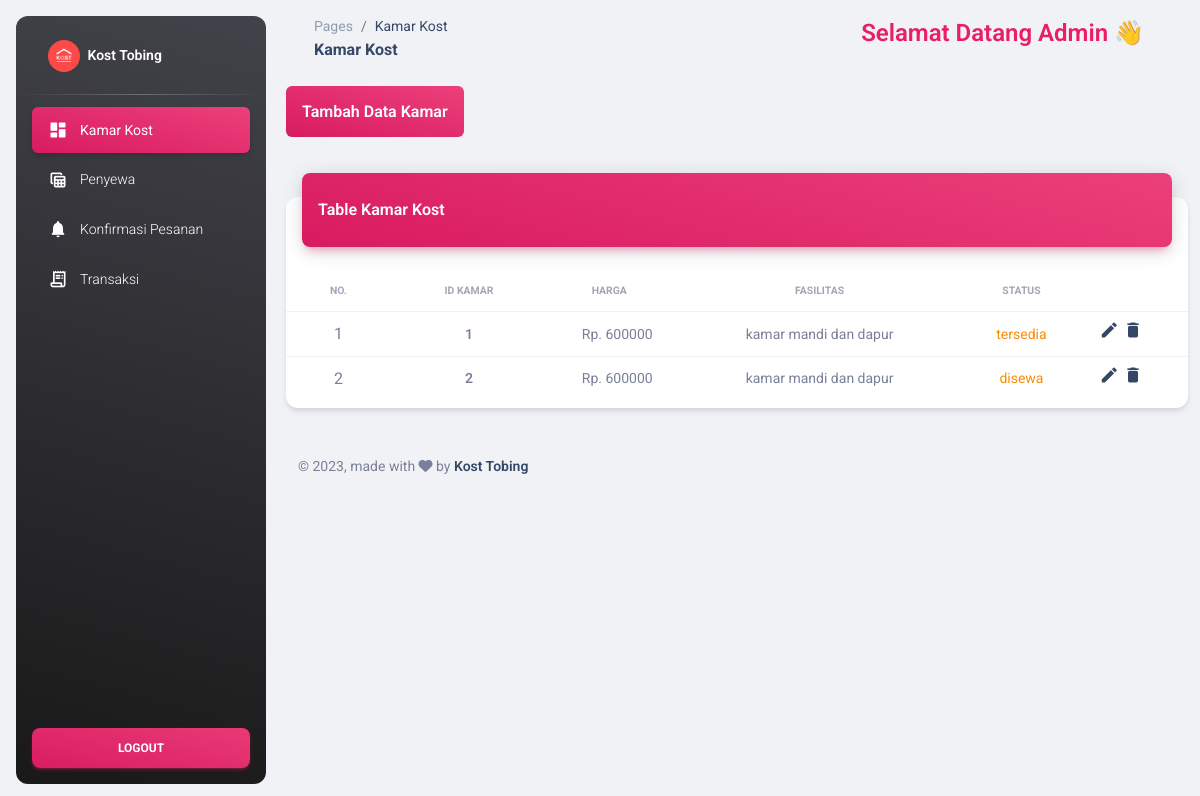
/admin/pages/kamar.php (signed in), run on the app's committed database.
### tables this page shows
CREATE TABLE `kamar_kost` (
  `id_kamar` int(11) NOT NULL,
  `harga_sewa` int(11) DEFAULT NULL,
  `fasilitas` varchar(225) DEFAULT NULL,
  `status` enum('tersedia','disewa') DEFAULT NULL
);

### admin/pages/kamar.php (the view, shortened to what this page needs)
<?php
require "functions/functions.php";
$query = "SELECT * FROM kamar_kost";
$hasil = $conn->query($query);
?>
<!DOCTYPE html>
<html lang="en">
<head>
  <link href="../assets/css/nucleo-icons.css" rel="stylesheet" />
  <link href="../assets/css/nucleo-svg.css" rel="stylesheet" />
  <link id="pagestyle" href="../assets/css/material-dashboard.css?v=3.1.0" rel="stylesheet" />
</head>
<body class="g-sidenav-show  bg-gray-200">
  <aside class="sidenav navbar navbar-vertical navbar-expand-xs border-0 border-radius-xl my-3 fixed-start ms-3   bg-gradient-dark" id="sidenav-main">
    <div class="sidenav-header">
      <a class="navbar-brand m-0" href=" https://demos.creative-tim.com/material-dashboard/pages/dashboard " target="_blank">
        <img src="../assets/img/logo-kost.jpg" class="navbar-brand-img h-100 rounded-circle" alt="main_logo">
        <span class="ms-1 font-weight-bold text-white">Kost Tobing</span>
      </a>
    </div>
    <hr class="horizontal light mt-0 mb-2">
    <div class="collapse navbar-collapse  w-auto " id="sidenav-collapse-main">
      <ul class="navbar-nav">
        <li class="nav-item">
          <a class="nav-link text-white active bg-gradient-primary" href="kamar.php">
            <div class="text-white text-center me-2 d-flex align-items-center justify-content-center">
              <i class="material-icons opacity-10">dashboard</i>
            </div>
            <span class="nav-link-text ms-1">Kamar Kost</span>
          </a>
        </li>
        <li class="nav-item">
          <a class="nav-link text-white" href="penyewa.php">
            <div class="text-white text-center me-2 d-flex align-items-center justify-content-center">
              <i class="material-icons opacity-10">table_view</i>
            </div>
            <span class="nav-link-text ms-1">Penyewa</span>
          </a>
        </li>
        <li class="nav-item">
          <a class="nav-link text-white " href="konfirmasi.php">
            <div class="text-white text-center me-2 d-flex align-items-center justify-content-center">
              <i class="material-icons opacity-10">notifications</i>
            </div>
            <span class="nav-link-text ms-1">Konfirmasi Pesanan</span>
          </a>
        </li>
        <li class="nav-item">
          <a class="nav-link text-white " href="transaksi.php">
            <div class="text-white text-center me-2 d-flex align-items-center justify-content-center">
              <i class="material-icons opacity-10">receipt_long</i>
            </div>
            <span class="nav-link-text ms-1">Transaksi</span>
          </a>
        </li>
      </ul>
    </div>
    <div class="sidenav-footer position-absolute w-100 bottom-0 ">
      <div class="mx-3">
        <a class="btn bg-gradient-primary w-100" href="logout.php" type="button" onclick=" return confirm ('Yakin ingin logout ?');">Logout</a>
      </div>
    </div>
  </aside>
  <main class="main-content position-relative max-height-vh-100 h-100 border-radius-lg ">
    <nav class="navbar navbar-main navbar-expand-lg px-0 mx-4 shadow-none border-radius-xl" id="navbarBlur" data-scroll="true">
      <div class="container-fluid py-1 px-3">
        <nav aria-label="breadcrumb">
          <ol class="breadcrumb bg-transparent mb-0 pb-0 pt-1 px-0 me-sm-6 me-5">
            <li class="breadcrumb-item text-sm"><a class="opacity-5 text-dark" href="javascript:;">Pages</a></li>
            <li class="breadcrumb-item text-sm text-dark active" aria-current="page">Kamar Kost</li>
          </ol>
          <h6 class="font-weight-bolder mb-0">Kamar Kost</h6>
        </nav>
        <div class="collapse navbar-collapse mt-sm-0 mt-2 me-md-0 me-sm-4" id="navbar">
          <div class="ms-md-auto pe-md-3 d-flex align-items-center">
            <label class="form-label text-2xl text-bold text-primary">Selamat Datang Admin 👋</label>
          </div>
        </div>
      </div>
    </nav>
    <div class="container-fluid py-4">
      <div class="row">
        <div class="mb-5">
          <a href="functions/tambahkamar.php" class="p-3 rounded-2 bg-gradient-primary text-white text-bold">Tambah Data Kamar</a>
        </div>
        <div class="col-12">
          <div class="card my-4">
            <div class="card-header p-0 position-relative mt-n4 mx-3 z-index-2">
              <div class="bg-gradient-primary shadow-primary border-radius-lg pt-4 pb-3">
                <h6 class="text-white text-capitalize ps-3">Table Kamar Kost</h6>
              </div>
            </div>
            <div class="card-body px-0 pb-2">
              <div class="table-responsive p-0">
                <table class="table align-items-center mb-0">
                  <thead>
                    <tr>
                      <th class="text-center text-uppercase text-secondary text-xxs font-weight-bolder opacity-7">No.</th>
                      <th class="text-center text-uppercase text-secondary text-xxs font-weight-bolder opacity-7">ID Kamar</th>
                      <th class="text-center text-uppercase text-secondary text-xxs font-weight-bolder opacity-7 ps-2">Harga</th>
                      <th class="text-center text-uppercase text-secondary text-xxs font-weight-bolder opacity-7">Fasilitas</th>
                      <th class="text-center text-uppercase text-secondary text-xxs font-weight-bolder opacity-7">Status</th>
                      <th class="text-secondary opacity-7"></th>
                    </tr>
                  </thead>
                  <tbody>
                    <?php $nom = 1;
                    ?>
                    <?php while ($kost = $hasil->fetch_assoc()) :
                    ?>
                      <tr>
                        <td class="text-center"><?= $nom++ ?></td>
                        <td class="align-middle text-center text-sm text-bold"><?= $kost['id_kamar'] ?></td>
                        <td class="align-middle text-center text-sm">Rp. <?= $kost['harga_sewa'] ?></td>
                        <td class="align-middle text-center text-sm"><?= $kost['fasilitas'] ?></td>
                        <td class="align-middle text-center text-sm text-warning"><?= $kost['status'] ?></td>
                        <td class="align-middle">
                          <a href="functions/editkamar.php?id=<?= $kost['id_kamar'] ?>"><i class="material-icons">edit</i></a>
                          <a href="functions/hapuskamar.php?id=<?= $kost['id_kamar'] ?>"><i class=" material-icons" onclick=" return confirm ('Apakah Anda Yakin Ingin Menghapus data Ini ?');">delete</i></a>
                        </td>
                      </tr>
                    <?php endwhile;
                    ?>
                  </tbody>
                </table>
              </div>
            </div>
          </div>
        </div>
      </div>
      <footer class="footer py-4  ">
        <div class="container-fluid">
          <div class="row align-items-center justify-content-lg-between">
            <div class="col-lg-6 mb-lg-0 mb-4">
              <div class="copyright text-center text-sm text-muted text-lg-start">
                © ,
                made with <i class="fa fa-heart"></i> by
                <a href="" class="font-weight-bold" target="_blank">Kost Tobing</a>
              </div>
            </div>
          </div>
        </div>
      </footer>
    </div>
  </main>
</body>
</html>

### data on the page
kamar_kost: id_kamar "1", harga_sewa "600000", fasilitas "kamar mandi dan dapur", status "tersedia"
kamar_kost: id_kamar "2", harga_sewa "600000", fasilitas "kamar mandi dan dapur", status "disewa"
